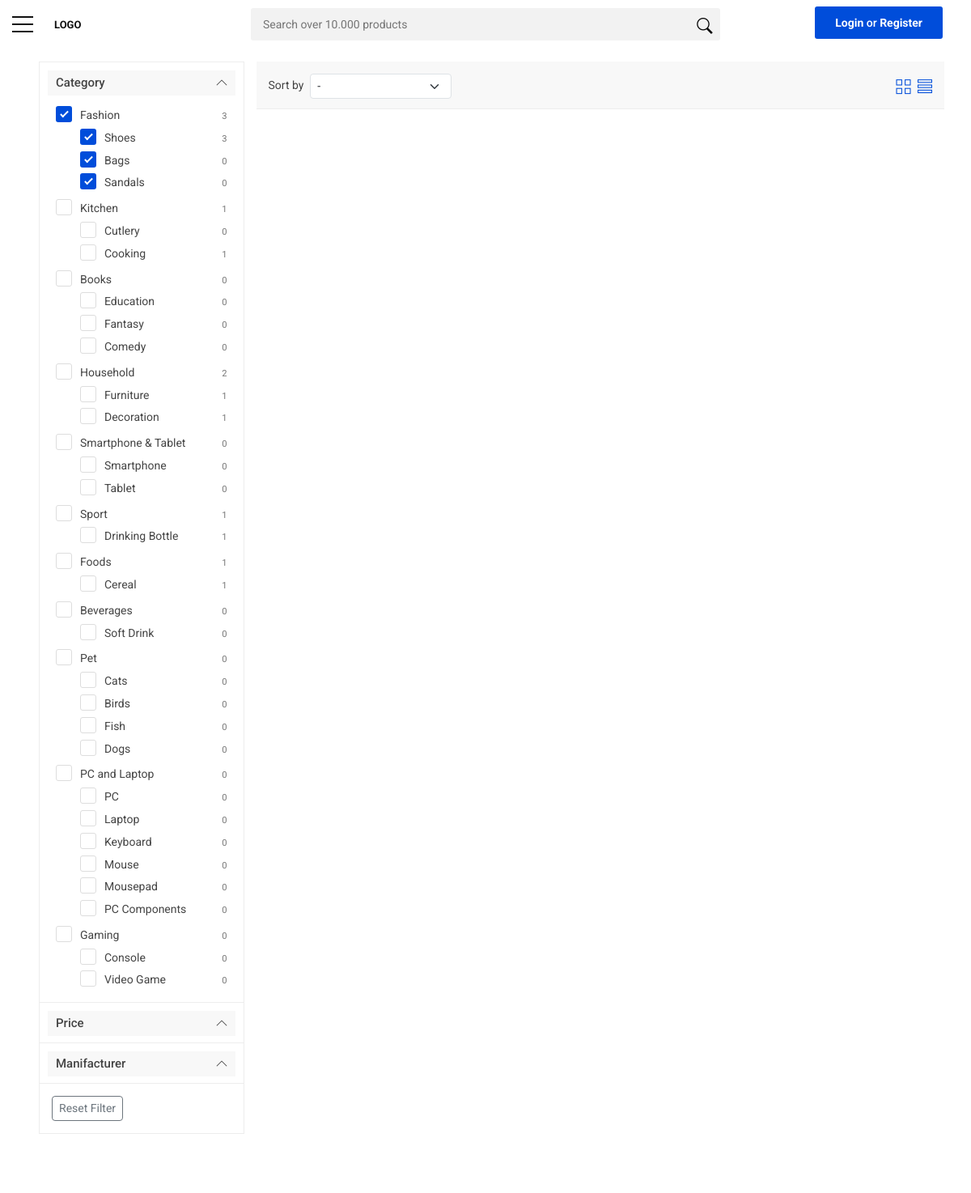
The page /index.php?page=list&view=list&category_id=3 on the database its author committed.
### tables this page shows
CREATE TABLE `category` (
  `category_id` int(11) NOT NULL,
  `category_name` varchar(100) NOT NULL
);

CREATE TABLE `subcategory` (
  `subcategory_id` int(11) NOT NULL,
  `subcategory_name` varchar(100) NOT NULL,
  `category_id` int(11) NOT NULL
);

### config/connect.php (called while the page is built, shortened)
<?php
$severname = '127.0.0.1';
$username = 'root';
$password = '';
$dbname = 'online_shop';
$connect = mysqli_connect($severname, $username, $password, $dbname);
function get($table, $condition = '', $select = '*')
{
    global $connect;
    $query = "SELECT " . $select . " FROM " . $table . " " . $condition;
    $result = mysqli_query($connect, $query);
    return $result;
}

### index.php (the view, shortened to what this page needs)
<?php
include_once 'config/connect.php';
?>
<!DOCTYPE html>
<html lang="en">
<head>
	<link href="https://cdn.jsdelivr.net/npm/bootstrap@5.3.0/dist/css/bootstrap.min.css" rel="stylesheet">
	<link href="css/bootstrap.custom.min.css" rel="stylesheet">
	<link href="css/style.css" rel="stylesheet">
	<link href="css/home_1.css" rel="stylesheet">
	<link href="css/custom.css" rel="stylesheet">
</head>
<body>
	<div id="page">
		<header class="version_1">
			<div class="main_nav Sticky">
				<div class="container">
					<div class="row small-gutters">
						<div class="col-xl-3 col-lg-3 col-md-3">
							<nav class="categories">
								<ul class="clearfix">
									<li>
										<span>
											<a>
												<button class="hamburger hamburger--spin" type="button">
													<span class="hamburger-box">
														<span class="hamburger-inner"></span>
													</span>
												</button>
											</a>
										</span>
										<span>
											<a href="index.php" class="pl-3">LOGO</a>
										</span>
												<?php
												$result = get('category');
												foreach ($result as $data) :
													$category_id = $data['category_id'];
												?>
														<?php
														$result = get('subcategory', 'WHERE category_id=' . $category_id);
														?>
												<?php
												endforeach
												?>
									</li>
								</ul>
							</nav>
						</div>
						<form id="form_search" class="col-xl-6 col-lg-7 col-md-6 d-none d-md-block" method="GET" action="">
							<div class="custom-search-input">
								<input id="search_input" name="search_input" type="text" placeholder="Search over 10.000 products">
								<button name="search_submit" type="submit">
									<i style="font-size:smaller" class="header-icon_search_custom"></i>
								</button>
							</div>
						</form>
						<div class="col-xl-3 col-lg-2 col-md-3">
							<ul class="top_tools">
								<?php
								if (isset($_SESSION['email'])) :
									$email = $_SESSION['email'];
									$result = get('user', 'WHERE email="' . $email . '"');
									$data = mysqli_fetch_assoc($result);
									$user_id = $data['user_id'];
									$user_role = $data['role'];
									if ($user_role != 'seller') :
								?>
										<li>
											<div class="dropdown dropdown-cart">
												<a href="index.php?page=cart_list" class="cart_bt">
													<?php
													$result = get('cart', 'WHERE user_id=' . $user_id);
													if (mysqli_fetch_assoc($result) > 0) :
														$result = get('cart', 'WHERE user_id=' . $user_id, '*,SUM(quantity) AS total_quantity');
														$data = mysqli_fetch_assoc($result);
														$total_quantity = $data['total_quantity'];
														if ($total_quantity > 0) :
													?>
															<strong><?= $total_quantity ?></strong>
														<?php endif ?>
													<?php endif ?>
												</a>
												<?php
												$get_cart = get('cart', 'WHERE user_id=' . $user_id . ' GROUP BY product_id', '*,SUM(quantity) AS total_quantity');
												if (mysqli_num_rows($get_cart) > 0) :
												?>
													<div class="dropdown-menu" style="width: 300px;">
														<ul>
															<?php
															$subtotal_price = 0;
															foreach ($get_cart as $data_cart) :
																$cart_id = $data_cart['cart_id'];
																$product_id = $data_cart['product_id'];
																$total_quantity = $data_cart['total_quantity'];
																$get_cart_product = get('product', 'WHERE product_id=' . $product_id);
																$data_cart_product = mysqli_fetch_assoc($get_cart_product);
																$cart_product_name = $data_cart_product['product_name'];
																$cart_product_price = $data_cart_product['price'];
																$get_cart_product_image = get('product_image', 'WHERE product_id=' . $product_id . ' ORDER BY image_index DESC');
																if (mysqli_num_rows($get_cart_product_image) > 0) {
																	$data_cart_product_image = mysqli_fetch_assoc($get_cart_product_image);
																	$product_image = $data_cart_product_image['image_name'];
																}
																$get_sale = get('sale', 'WHERE product_id=' . $product_id);
																if (mysqli_num_rows($get_sale) > 0) {
																	$data_sale = mysqli_fetch_assoc($get_sale);
																	$sale = $data_sale['sale'];
																	$price_sale = $cart_product_price - $cart_product_price * (int)$sale / 100;
																	$subtotal_product = $total_quantity * $price_sale;
																	$subtotal_price += $subtotal_product;
																} else {
																	$subtotal_product = $total_quantity * $cart_product_price;
																	$subtotal_price += $subtotal_product;
																}
															?>
																<li style="border:none">
																	<a style="border-bottom:1px solid #ededed" href="index.php?page=product_view&product_id=<?= $product_id ?>">
																		<figure style="width:70px; height:70px;">
																			<?php
																			if (mysqli_num_rows($get_cart_product_image) > 0) :
																			?>
																				<img src="uploads/product/<?= $product_image ?>" alt="product_image" width="100%" style="width:60px; height:60px; object-fit:scale-down">
																			<?php else : ?>
																				<img src="uploads/product/default.jpg" alt="product_image" width="100%" style="width:60px; height:60px; object-fit:scale-down">
																			<?php endif ?>
																		</figure>
																		<div class="ml-4">
																			<p class="m-0" style="font-size:larger; font-weight:500">
																				<span style="color:#004cd7">
																					<?= $total_quantity . 'x ' ?>
																				</span>
																				<?= $cart_product_name ?>
																			</p>
																			<?php
																			$get_sale = get('sale', 'WHERE product_id=' . $product_id);
																			if (mysqli_num_rows($get_sale) > 0) :
																			?>
																				<p class="new_price m-0"><?= rupiah($price_sale) ?></p>
																				<p class="old_price m-0" style="font-size:small"><?= rupiah($cart_product_price) ?></p>
																			<?php else : ?>
																				<p class="new_price m-0"><?= rupiah($cart_product_price) ?></p>
																			<?php endif ?>
																		</div>
																	</a>
																	<a href="index.php?page=cart_delete&product_id=<?= $product_id ?>" onclick="return confirm('Are you sure you want to REMOVE this PRODUCT from your cart?')" class="action">
																		<i class="ti-trash"></i>
																	</a>
																</li>
															<?php endforeach ?>
														</ul>
														<?php
														$shipping_price = 17000;
														$total_price = $subtotal_price + $shipping_price;
														?>
														<div class="row mt-4">
															<div class="col-6">
																<p class="m-0">Subtotal</p>
																<p class="m-0">Shipping</p>
															</div>
															<div class="col-6">
																<span style="float: right"><?= rupiah($subtotal_price) ?></span>
																<span style="float: right"><?= rupiah($shipping_price) ?></span>
															</div>
														</div>
														<div style="font-size: large; font-weight:bold;" class="mt-2 row">
															<div class="col-6">
																<p class="m-0">Total</p>
															</div>
															<div class="col-6">
																<span style="float: right"><?= rupiah($total_price) ?></span>
															</div>
														</div>
														<a href="index.php?page=cart_list" class="btn_1 outline mt-3">View Cart</a>
														<a href="index.php?page=checkout" class="btn_1 mt-1">Checkout</a>
													</div>
												<?php endif ?>
											</div>
										</li>
										<li>
											<a href="index.php?page=wishlist_list" class="wishlist"></a>
										</li>
									<?php else : ?>
										<li>
											<a class="discuss pt-1" href="index.php?page=discussion_list">
												<i style="font-size:14pt" class="ti-comment-alt"></i>
												<?php
												$get_discussion = get('discussion', 'WHERE seller_id=' . $user_id, 'count(user_id)');
												$data_discussion = mysqli_fetch_assoc($get_discussion);
												$discussion_count = $data_discussion['count(user_id)'];
												if ($discussion_count > 0) :
												?>
													<strong><?= $discussion_count ?></strong>
												<?php endif ?>
											</a>
										</li>
									<?php endif ?>
								<?php else : ?>
									<a href="index.php?page=login" class="btn_1  mt-2">
										<b>Login</b> or <b>Register</b>
									</a>
								<?php endif ?>
							</ul>
						</div>
					</div>
				</div>
			</div>
		</header>
		<?php include 'config/page.php' ?>
		<footer class="revealed">
			<div class="container">
				<div class="row">
					<div class="col-lg-3 col-md-6">
						<h3 data-target="#collapse_1">Quick Links</h3>
						<div class="collapse dont-collapse-sm links" id="collapse_1">
							<ul>
								<li><a href="index.php?page=view_profile">My Profile</a></li>
								<li><a href="index.php?page=about">About Us</a></li>
								<li><a href="index.php?page=help">Help & FAQ</a></li>
								<li><a href="index.php?blog">Blog</a></li>
							</ul>
						</div>
					</div>
					<div class="col-lg-3 col-md-6">
						<h3 data-target="#collapse_2">Categories</h3>
						<div class="collapse dont-collapse-sm links" id="collapse_2">
							<ul>
								<?php
								$result = get('category');
								foreach ($result as $data) :
									$category_name = $data['category_name'];
								?>
									<li>
										<a href="index.php?page=list&view=list"><?= $category_name ?></a>
									</li>
								<?php endforeach ?>
							</ul>
						</div>
					</div>
					<div class="col-lg-3 col-md-6">
						<h3 data-target="#collapse_3">Details</h3>
						<div class="collapse dont-collapse-sm contacts" id="collapse_3">
							<ul>
								<li>
									<i class="ti-home"></i>12345 Jl. Jalan no. 0<br>Malang - Indonesia
								</li>
								<li>
								</li>
								<li>
									<a href="#">online@shop.com</a>
								</li>
							</ul>
						</div>
					</div>
					<div class="col-lg-3 col-md-6">
						<h3 data-target="#collapse_4">Keep in touch</h3>
						<div class="collapse dont-collapse-sm" id="collapse_4">
							<form action="" method="POST">
								<div id="newsletter">
									<div class="form-group">
										<button type="submit" id="submit-newsletter">
										</button>
									</div>
								</div>
							</form>
							<div class="follow_us">
								<h5>Follow Us</h5>
								<ul>
									<li>
										<a href="#0">
										</a>
									</li>
									<li>
										<a href="#0">
										</a>
									</li>
									<li>
										<a href="#0">
										</a>
									</li>
									<li>
										<a href="#0">
										</a>
									</li>
								</ul>
							</div>
						</div>
					</div>
				</div>
				<div class="row add_bottom_25">
					<div class="col-lg-6">
						<ul class="footer-selector clearfix">
							<li>
								<div class="styled-select lang-selector">
								</div>
							</li>
							<li>
								<div class="styled-select currency-selector">
								</div>
							</li>
							<li><img data-src="img/cards_all.svg" alt="" width="198" height="30" class="lazy"></li>
						</ul>
					</div>
					<div class="col-lg-6">
						<ul class="additional_links">
							<li>
								<a href="index.php?page=terms">Terms and conditions</a>
							</li>
							<li>
								<a href="index.php?page=help">Help and FAQ</a>
							</li>
							<li>
								<span>&copy; 2023 Online_Shop</span>
							</li>
						</ul>
					</div>
				</div>
			</div>
		</footer>
	</div>
</body>
</html>

### page/list.php (shortened to what this page needs)
<!DOCTYPE html>
<html lang="en">
<head>
	<link href="css/bootstrap.custom.min.css" rel="stylesheet">
	<link href="css/style.css" rel="stylesheet">
	<link href="css/listing.css" rel="stylesheet">
	<link href="css/custom.css" rel="stylesheet">
</head>
<body>
	<main>
		<div class="container-fluid px-5">
			<div class="row">
				<aside class="col-lg-3 mt-3 mb-5" id="sidebar_fixed">
					<div class="filter_col">
						<div class="filter_type version_2">
							<h4>
								<a href="#filter_1" data-toggle="collapse" class="opened">Category</a>
							</h4>
							<div class="collapse show" id="filter_1">
								<ul>
									<?php
									$result = get('category');
									foreach ($result as $data) :
										$category_id = $data['category_id'];
										$category_name = $data['category_name'];
									?>
										<li class="category-group">
											<label class="container_check"><?= $category_name ?>
												<?php
												$result = get('product', 'WHERE category_id="' . $category_id . '"', 'count(*)');
												$data = mysqli_fetch_assoc($result);
												$category_count = $data['count(*)'];
												?>
												<small><?= $category_count ?></small>
												<span class="checkmark"></span>
												<?php
												$result = get('subcategory', 'WHERE category_id=' . $category_id);
												foreach ($result as $data) :
													$subcategory_id = $data['subcategory_id'];
													$subcategory_name = $data['subcategory_name'];
												?>
													<ul class="m-0 p-0 pt-1 subcategory-group">
														<li>
															<label class="container_check m-0"><?= $subcategory_name ?>
																<?php
																$result = get('product', 'WHERE subcategory_id="' . $subcategory_id . '"', 'count(*)');
																$data = mysqli_fetch_assoc($result);
																$subcategory_count = $data['count(*)'];
																?>
																<small><?= $subcategory_count ?></small>
																<span class="checkmark"></span>
														</li>
													</ul>
												<?php endforeach ?>
											</label>
										</li>
									<?php endforeach ?>
								</ul>
							</div>
						</div>
						<div class="filter_type version_2">
							<h4>
								<a href="#filter_4" data-toggle="collapse" class="opened">Price</a>
							</h4>
						</div>
						<div class="filter_type version_2">
							<h4><a href="#filter_3" data-toggle="collapse" class="opened">Manifacturer</a></h4>
						</div>
						<a href="#" onclick="resetFilter()" class="btn btn-sm btn-outline-secondary">Reset Filter</a>
					</div>
				</aside>
				<div class="col-lg-9 mt-3 mb-5">
					<div class="toolbox elemento_stick add_bottom_30 row">
						<div class="col-10">
							<span class="mt-1 mr-2" style="float:left">Sort by</span>
							<select class="form-select form-select-sm" id="sort" style="width:175px">
								<option value="" selected>-</option>
							</select>
						</div>
						<div class="col text-right mt-1" style="font-size:large">
							<a class="mr-1" href="index.php?page=list&view=grid">
								<i class="ti-view-grid"></i>
							</a>
							<a href="index.php?page=list&view=list">
								<i class="ti-view-list"></i>
							</a>
						</div>
					</div>
				</div>
			</div>
		</div>
	</main>
</body>

### rows shown on the page
category: category_name "Fashion", category_count "3"
subcategory: subcategory_name "Shoes", subcategory_count "3"
subcategory: subcategory_name "Bags", subcategory_count "0"
subcategory: subcategory_name "Sandals", subcategory_count "0"
category: category_name "Kitchen", category_count "1"
subcategory: subcategory_name "Cutlery", subcategory_count "0"
subcategory: subcategory_name "Cooking", subcategory_count "1"
category: category_name "Books", category_count "0"
subcategory: subcategory_name "Education", subcategory_count "0"
subcategory: subcategory_name "Fantasy", subcategory_count "0"
subcategory: subcategory_name "Comedy", subcategory_count "0"
category: category_name "Household", category_count "2"
subcategory: subcategory_name "Furniture", subcategory_count "1"
subcategory: subcategory_name "Decoration", subcategory_count "1"
category: category_name "Smartphone & Tablet", category_count "0"
subcategory: subcategory_name "Smartphone", subcategory_count "0"
subcategory: subcategory_name "Tablet", subcategory_count "0"
category: category_name "Sport", category_count "1"
subcategory: subcategory_name "Drinking Bottle", subcategory_count "1"
category: category_name "Foods", category_count "1"
subcategory: subcategory_name "Cereal", subcategory_count "1"
category: category_name "Beverages", category_count "0"
subcategory: subcategory_name "Soft Drink", subcategory_count "0"
category: category_name "Pet", category_count "0"
subcategory: subcategory_name "Cats", subcategory_count "0"
subcategory: subcategory_name "Birds", subcategory_count "0"
subcategory: subcategory_name "Fish", subcategory_count "0"
subcategory: subcategory_name "Dogs", subcategory_count "0"
category: category_name "PC and Laptop", category_count "0"
subcategory: subcategory_name "PC", subcategory_count "0"
subcategory: subcategory_name "Laptop", subcategory_count "0"
subcategory: subcategory_name "Keyboard", subcategory_count "0"
subcategory: subcategory_name "Mouse", subcategory_count "0"
subcategory: subcategory_name "Mousepad", subcategory_count "0"
subcategory: subcategory_name "PC Components", subcategory_count "0"
category: category_name "Gaming", category_count "0"
subcategory: subcategory_name "Console", subcategory_count "0"
subcategory: subcategory_name "Video Game", subcategory_count "0"
